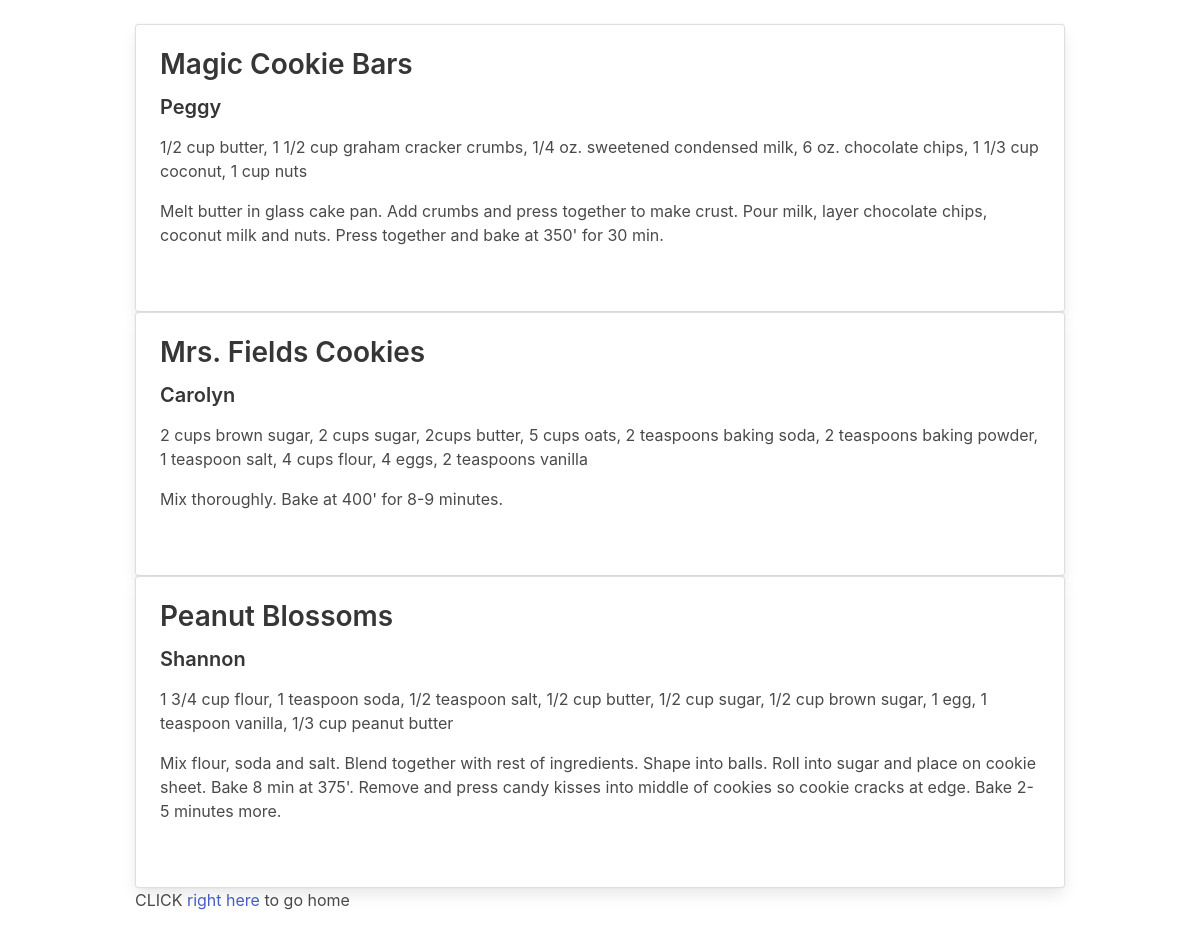
The page /cookie on the database its author committed.
### tables this page shows
CREATE TABLE cookies (
coID int,
coA varchar(255),
coTitle varchar(255),
coIng varchar(255), 
coIns varchar(255) 
);

### app.py (the view)
@app.route('/cookie')
def cookies():
    cookies = execute_sql('SELECT * FROM cookies')
    return render_template('cookie.html', cookies=cookies)

### app.py (called while the page is built)
def open_connection():
    connection = getattr(g, '_connection', None)
    if connection == None:
        connection = g._connection = sqlite3.connect(PATH)
    connection.row_factory = sqlite3.Row
    return connection

def execute_sql(sql, values=(), commit=False, single=False):
    connection = open_connection()
    cursor = connection.execute(sql, values)
    if commit == True:
        results = connection.commit()
    else:
        results = cursor.fetchone() if single else cursor.fetchall()
    cursor.close()
    return results

@app.teardown_appcontext
def close_connection(exception):
    connection = getattr(g, '_connection', None)
    if connection is not None:
        connection.close()

### templates/cookie.html
{% extends "layout.html" %}
{% block content %}
<br>
{{ show_cookies(cookies) }}
<p> CLICK <a href="/home">right here</a> to go home</p>
{% endblock %}

### templates/layout.html (shortened to what this page needs)
{% from '_macros.html' import show_cookie, show_cookies with context %}
{% from '_macros.html' import show_desert, show_deserts with context %}
{% from '_macros.html' import show_breakfast, show_breakfasts with context %}
<!doctype html>
<html>
  <link rel="stylesheet" href="https://stackpath.bootstrapcdn.com/bootstrap/4.3.1/css/bootstrap.min.css">
  <head>
    <link rel="stylesheet" href="https://cdnjs.cloudflare.com/ajax/libs/bulma/0.7.4/css/bulma.min.css">
  </head>
  <body>
    <div class="container top">
      <div class="content">
        {% block content %}
        {% endblock %}
      </div>
    </div><br><br><br>
  </body>
</html>

### templates/_macros.html (shortened to what this page needs)
{% macro show_cookie(cookies) %}
<div class="card adjust-height">
  <div class="card-content">
    <div class="content">
      <h2>{{cookies['coTitle'] }}</h2>
      <h4>{{ cookies['coA'] }}</h4>
      <p>{{ cookies['coIng'] }}</p>
      <p>{{ cookies['coIns'] }}</p><br>
    </div>
  </div>
</div>
{% endmacro %}
{% macro show_cookies(cookies) %}
<div>
  {% for cookie in cookies %}
  <div>
    {{ show_cookie(cookie) }}
  </div>
  {% endfor %}
</div>
{% endmacro %}

### rows shown on the page
cookies: coTitle "Magic Cookie Bars", coA "Peggy", coIng "1/2 cup butter, 1 1/2 cup graham cracker crumbs, 1/4 oz. sweetened condensed milk, 6 oz. chocolate chips, 1 1/3 cup coconut, 1 cup nuts", coIns "Melt butter in glass cake pan. Add crumbs and press together to make crust. Pour milk, layer chocolate chips, coconut milk and nuts. Press together and bake at 350' for 30 min."
cookies: coTitle "Mrs. Fields Cookies", coA "Carolyn", coIng "2 cups brown sugar, 2 cups sugar, 2cups butter, 5 cups oats, 2 teaspoons baking soda, 2 teaspoons baking powder, 1 teaspoon salt, 4 cups flour, 4 eggs, 2 teaspoons vanilla", coIns "Mix thoroughly. Bake at 400' for 8-9 minutes."
cookies: coTitle "Peanut Blossoms", coA "Shannon", coIng "1 3/4 cup flour, 1 teaspoon soda, 1/2 teaspoon salt, 1/2 cup butter, 1/2 cup sugar, 1/2 cup brown sugar, 1 egg, 1 teaspoon vanilla, 1/3 cup peanut butter", coIns "Mix flour, soda and salt. Blend together with rest of ingredients. Shape into balls. Roll into sugar and place on cookie sheet. Bake 8 min at 375'. Remove and press candy kisses into middle of cookies so cookie cracks at edge. Bake 2-5 minutes more."
